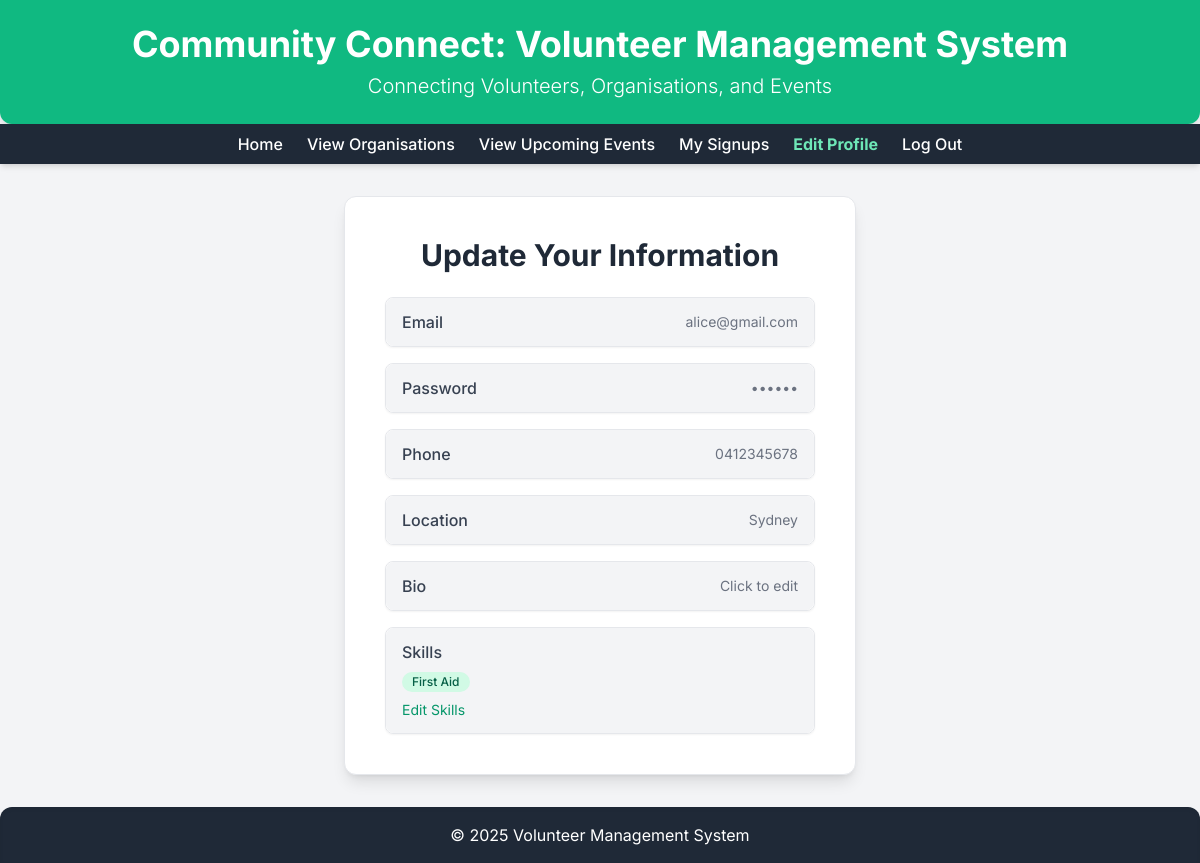
Page /edit_profile (signed in) on the committed database.
### tables this page shows
CREATE TABLE Volunteers (
    ID INTEGER PRIMARY KEY,
    Password TEXT NOT NULL CHECK(length(Password) <= 20),
    FirstName TEXT NOT NULL CHECK(length(FirstName) <= 20),
    LastName TEXT NOT NULL CHECK(length(LastName) <= 20),
    Email TEXT NOT NULL UNIQUE CHECK(length(Email) <= 30),
    PhoneNumber TEXT NOT NULL UNIQUE CHECK(length(PhoneNumber) <= 10),
    Location TEXT NOT NULL CHECK(length(Location) <= 30),
    BirthDate DATE NOT NULL,
    Bio TEXT CHECK(length(Bio) <= 300),
    TotalHoursContributed INTEGER DEFAULT 0
);

CREATE TABLE Skills (
    ID INTEGER PRIMARY KEY,
    Name TEXT NOT NULL UNIQUE CHECK(length(Name) <= 20)
);

### app.py (the view, shortened to what this page needs)
@app.route('/edit_profile', methods=['GET', 'POST'])
def edit_profile():
    if 'user_id' not in session or 'user_type' not in session:
        return redirect('/login')
    user_id = session['user_id']
    user_type = session['user_type']
    db = get_db()
    user = {}
    if user_type == 'volunteer':
        cur = db.execute("SELECT Email, PhoneNumber, Location, Bio FROM Volunteers WHERE ID = ?", (user_id,))
        volunteer_data = cur.fetchone()
        if not volunteer_data:
            return "Volunteer not found.", 404
        user['email'], user['phone_number'], user['location'], user['bio'] = volunteer_data
        cur = db.execute("""
            SELECT T2.Name
            FROM VolunteerSkills AS T1
            JOIN Skills AS T2 ON T1.SkillID = T2.ID
            WHERE T1.VolunteerID = ?
        """, (user_id,))
        user['skills'] = [row[0] for row in cur.fetchall()]
    elif user_type == 'organisation':
        cur = db.execute("SELECT Name, Address, WebsiteURL, Description FROM Organisations WHERE ID = ?", (user_id,))
        org_data = cur.fetchone()
        if not org_data:
            return "Organisation not found.", 404
        user['name'], user['address'], user['website_url'], user['bio'] = org_data
    user['user_type'] = user_type
    return render_template('edit_profile.html', user=user)

### app.py (called while the page is built)
def get_db():
    db = getattr(g, '_database', None)
    if db is None:
        db = g._database = sqlite3.connect(DATABASE)
        db.row_factory = sqlite3.Row  # lets you access results like dicts
    return db

@app.teardown_appcontext
def close_connection(exception):
    db = getattr(g, '_database', None)
    if db is not None:
        db.close()

### templates/edit_profile.html (shortened to what this page needs)
<!DOCTYPE html>
<html lang="en">
<head>
    <script src="https://cdn.tailwindcss.com"></script>
</head>
<body class="flex flex-col min-h-screen">
    <header class="bg-emerald-500 text-white p-6 text-center rounded-b-xl shadow-lg">
        <h1 class="text-4xl font-bold">Community Connect: Volunteer Management System</h1>
        <p class="mt-2 text-xl font-light">Connecting Volunteers, Organisations, and Events</p>
    </header>
    <nav class="bg-gray-800 p-2 text-center shadow-md">
        <div class="max-w-4xl mx-auto flex justify-center space-x-6">
            <a href="/" class="text-white hover:text-emerald-300 font-medium transition-colors">Home</a>
            <a href="/organisations" class="text-white hover:text-emerald-300 font-medium transition-colors">View Organisations</a>
            <a href="/events" class="text-white hover:text-emerald-300 font-medium transition-colors">View Upcoming Events</a>
            {% if session["user_type"] == "volunteer" %}
                <a href="/signups" class="text-white hover:text-emerald-300 font-medium transition-colors">My Signups</a>
                <a href="/edit_profile" class="text-emerald-300 font-bold transition-colors">Edit Profile</a>
                <a href="/logout" class="text-white hover:text-emerald-300 font-medium transition-colors">Log Out</a>
            {% elif session["user_type"] == "organisation" %}
                <a href="/signups" class="text-white hover:text-emerald-300 font-medium transition-colors">Signups</a>
                <a href="/edit_profile" class="text-emerald-300 font-bold transition-colors">Edit Profile</a>
                <a href="/logout" class="text-white hover:text-emerald-300 font-medium transition-colors">Log Out</a>
            {% endif %}
        </div>
    </nav>
    <main class="p-8 flex-grow flex flex-col items-center justify-center">
        <div class="max-w-lg w-full bg-white p-10 rounded-xl shadow-lg border border-gray-200">
            <h2 class="text-3xl font-bold text-center text-gray-800 mb-6">Update Your Information</h2>
            {% if session["user_type"] == "volunteer" %}
                <div class="space-y-4">
                    <div class="border rounded-lg shadow-sm">
                        <button type="button" onclick="toggleField('emailField')"
                            class="w-full flex justify-between items-center px-4 py-3 bg-gray-100 hover:bg-gray-200 transition rounded-lg">
                            <span class="font-medium text-gray-700">Email</span>
                            <span class="text-sm text-gray-500">{{ user.email }}</span>
                        </button>
                    </div>
                    <div class="border rounded-lg shadow-sm">
                        <button type="button" onclick="toggleField('passwordField')"
                            class="w-full flex justify-between items-center px-4 py-3 bg-gray-100 hover:bg-gray-200 transition rounded-lg">
                            <span class="font-medium text-gray-700">Password</span>
                            <span class="text-sm text-gray-500">••••••</span>
                        </button>
                    </div>
                    <div class="border rounded-lg shadow-sm">
                        <button type="button" onclick="toggleField('phoneField')"
                            class="w-full flex justify-between items-center px-4 py-3 bg-gray-100 hover:bg-gray-200 transition rounded-lg">
                            <span class="font-medium text-gray-700">Phone</span>
                            <span class="text-sm text-gray-500">{{ user.phone_number }}</span>
                        </button>
                    </div>
                    <div class="border rounded-lg shadow-sm">
                        <button type="button" onclick="toggleField('locationField')"
                            class="w-full flex justify-between items-center px-4 py-3 bg-gray-100 hover:bg-gray-200 transition rounded-lg">
                            <span class="font-medium text-gray-700">Location</span>
                            <span class="text-sm text-gray-500">{{ user.location }}</span>
                        </button>
                    </div>
                    <div class="border rounded-lg shadow-sm">
                        <button type="button" onclick="toggleField('bioField')"
                            class="w-full flex justify-between items-center px-4 py-3 bg-gray-100 hover:bg-gray-200 transition rounded-lg">
                            <span class="font-medium text-gray-700">Bio</span>
                            <span class="text-sm text-gray-500">Click to edit</span>
                        </button>
                    </div>
                    <div class="border rounded-lg shadow-sm">
                        <div class="px-4 py-3 bg-gray-100 rounded-lg">
                            <span class="font-medium text-gray-700">Skills</span>
                            <div id="selected-skills" class="flex flex-wrap gap-2 mt-2">
                                {% for skill in user.skills %}
                                    <span class="bg-emerald-100 text-emerald-800 text-xs font-medium px-2.5 py-0.5 rounded-full">{{ skill }}</span>
                                {% endfor %}
                            </div>
                            <button type="button" onclick="openSkillsModal()"
                                class="mt-2 text-sm text-emerald-600 hover:underline">
                                Edit Skills
                            </button>
                        </div>
                    </div>
                </div>
            {% endif %}
        </div>
    </main>
    <footer class="bg-gray-800 text-white p-4 text-center mt-auto shadow-inner rounded-t-xl">
        <p>&copy; 2025 Volunteer Management System</p>
    </footer>
</body>
</html>

### templates/edit_profile.html (style rules this page uses)
body { font-family: 'Inter', sans-serif; background-color: #f3f4f6; color: #1f2937; }

### rows in the picture
Volunteers: email "alice@gmail.com", phone_number "0412345678", location "Sydney"
Skills: Name "First Aid"
